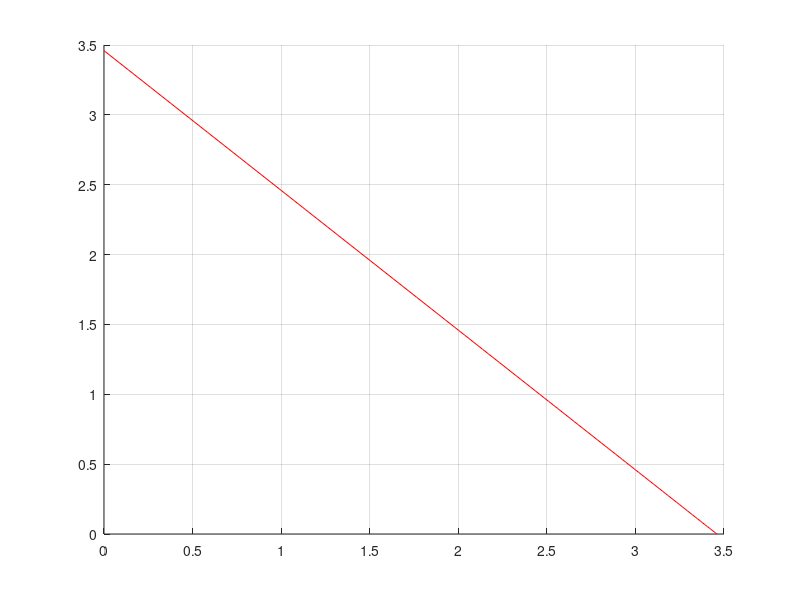

The MATLAB source for this figure:
clear all;
clc;
%%% NOMA parameters 
P = 1;
G1 = 10;
G2 = 10;
count = 1;
for alpha = 0:0.01:1 %power splitting factor
    P1 = P*alpha;
    P2 = P - P1;
    R1(count) = log2(1 + P1*G1);
    R2(count) = log2(1 + P2*G2/(P1*G2 + 1));
    count = count + 1;
end

hold on;
plot (R1,R2,'r');
grid on;
count = 1;

% 
% for alpha = 0:0.01:1 %bandwidth splitting factor 
%     P1 = P/2;
%     P2 = P/2;
%     R1(count) = alpha*log2(1 + P1*G1/alpha); R2(count) = (1-alpha)*log2(1 + P2*G2/(1-alpha)); count = count + 1;
% end
% hold on;
% plot(R1,R2,'k');
% xlabel('Rate of user 1 (bps/Hz)');
% ylabel('Rate of user 2 (bps/Hz)');
% grid on;
% box on;
% legend('NOMA','OFDMA')